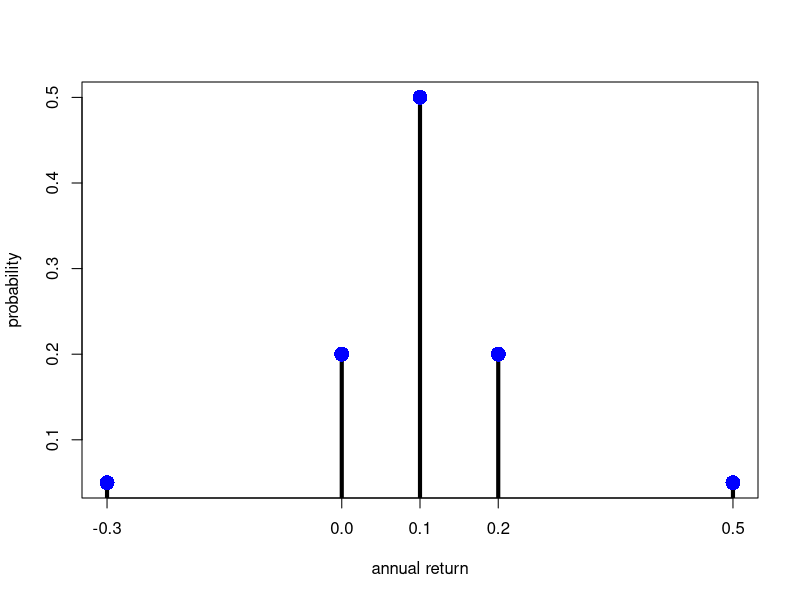
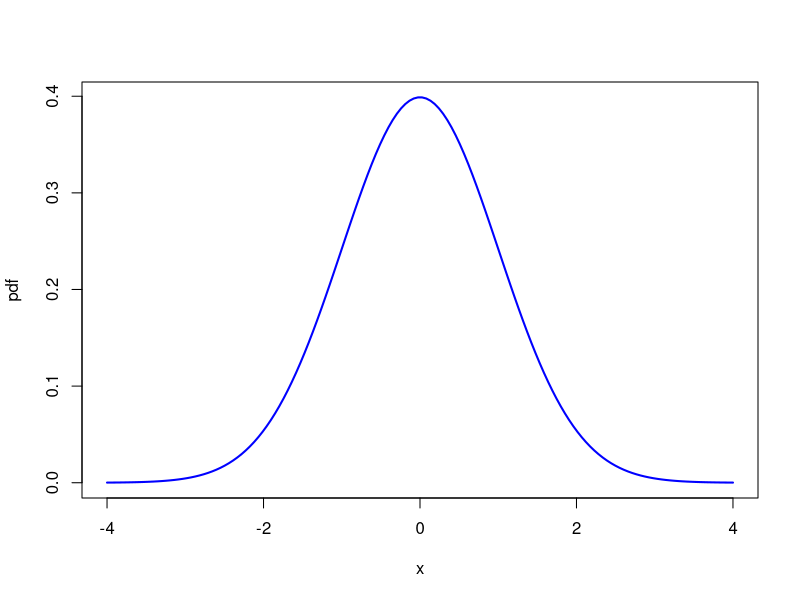
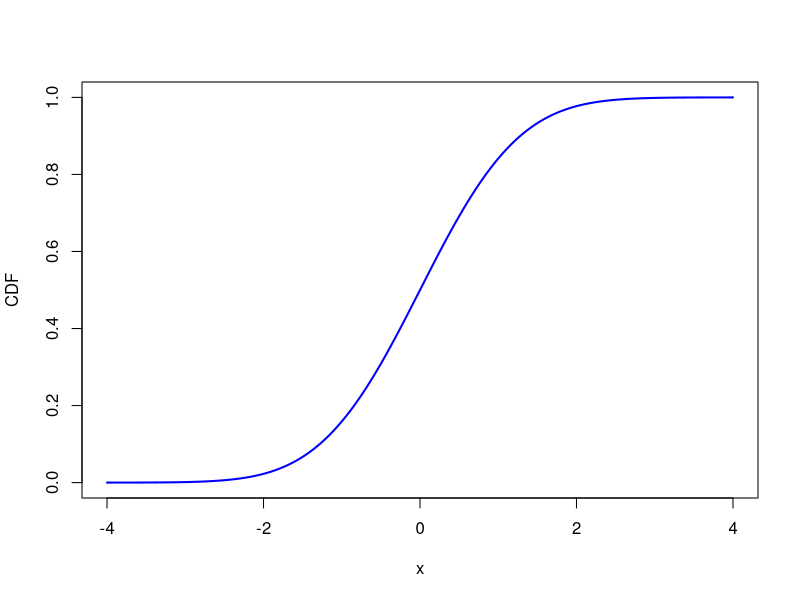
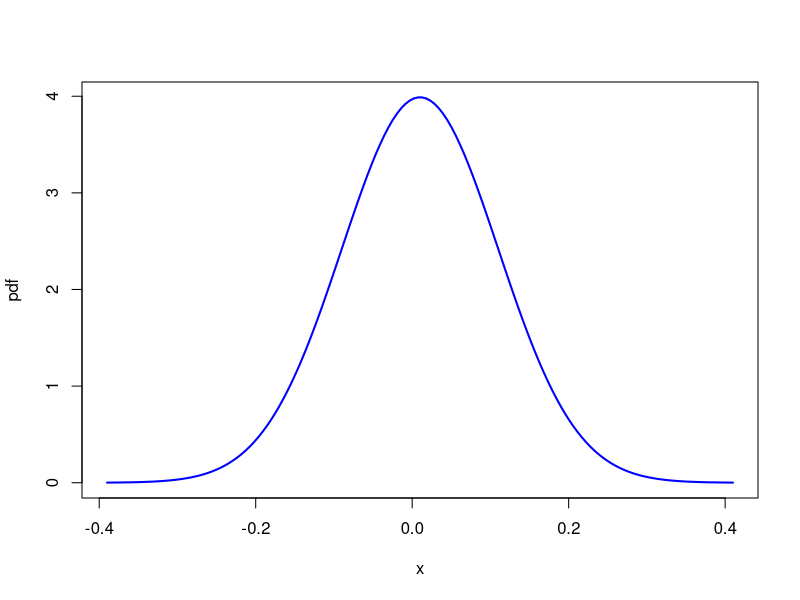

The R source for these figures, in order:
##### REVIEW OF RANDOM VARIABLES ####
  ### Random Variables ###

   ## Discrete Random Variables ##
# Let X denote the annual return on Safaricom stock over the next year. We might hypothesize that the annual return will be influenced by the general state of the economy. Consider five possible states of the economy: depression, recession, normal, mild boom and major boom.
  #create a vector of returns
r.safcom<-c(-0.3,0,0.1,0.2,0.5)
  # Vector of probs
prob.vals<- c(0.05,0.20,0.50,0.20,0.05)
  # plot a histogram
plot(r.safcom,prob.vals,type="h",lwd=4,
     xlab = "annual return",ylab = "probability", xaxt="n")
points(r.safcom,prob.vals, pch=16, cex=2, col="blue")
axis(1,at=r.safcom)


   ## Quantiles of the distribution of a random variable ##  
#Find Pr(X ≥ 2). 
  #By symmetry of the normal distribution, Pr(X ≥ 2) = Pr(X ≤ −2) = Φ(−2)
pnorm(-2)
  #Next, consider finding Pr(−1 ≤ X ≤ 2): Pr(−1 ≤ X ≤ 2) = Pr(X ≤ 2) − Pr(X ≤ −1)
pnorm(2)-pnorm(-1)


  ## Plotting the standard normal curve in R ##
#When working with a probability distribution, it is a good idea to make plots of the pdf or cdf to reveal important characteristics. The following examples illustrate plotting distributions using R.
  #Plot pdf
x.vals = seq(-4, 4, length=150)
plot(x.vals, dnorm(x.vals), type="l", lwd=2, col="blue",
     xlab="x", ylab="pdf")

  #plot cdf
plot(x.vals, pnorm(x.vals), type="l", lwd=2, col="blue",
     xlab="x", ylab="CDF")


  ## The general normal distribution ##
#Example Let R denote the monthly return on an investment in Safaricom stock, and assume that it is normally distributed with mean µR = 0.01 and standard deviation σR = 0.10. That is, R ∼ N(0.01,(0.10)^2). In R
mu.r=0.01
sd.r=0.1
x.vals=seq(-4,4,length=150)*sd.r+mu.r
plot(x.vals,dnorm(x.vals,mean=mu.r,sd=sd.r),
     type="l",lwd=2,col="blue",xlab="x",ylab="pdf")


  ## Risk-return trade-off ##
#Consider the following investment problem. We can invest in two non-dividend paying stocks, Amazon and Boeing, over the next month. Let RA denote the monthly return on Amazon and RB denote the monthly return on Boeing. Assume that RA ∼ N(0.02,(0.10)^2) and RB ∼ N(0.01,(0.5)^2)

#For example, the probability of losing more than 10% in one month for Amazon is
pnorm(-0.10,0.02,0.1)
#and the probability of losing more than 10% in one month forBoeing is
pnorm(-0.5,0.01,0.1)


  ## Computing tail probabilities and quantiles from the Student’s t distribution ##
#The R functions p(t) and q(t) can be used to conpute the cdf and quantiles of a student’s t random variable.

#For ν = 1, 2, 5, 10, 60, 100 and ∞ the 1% quantiles can be computes using:
  v=c(1,2,10,60,100,Inf)
qt(0.01,df=v)


  ## Value-at-Risk: An introduction ##
#Example: Consider an investment of $10,000 in Microsoft stock over the next month. Let R denote the monthly simple return on microsoft stock and assume that R ∼ N(0.05,(0.10)^2). Let W0 denote the investment value at the beginning of the month and W1 denote the investment value at the end of the month. In this example, W0 = $10, 000. Consider the following questions:
  # a) What is the probability that end-of-month wealth is less than $9, 000, and what must the return on Microsoft be for this to happen?
    #we use the above normal distribution for W1 to get: Pr(W1 < $9, 000) is:
pnorm(9000,mean=10500,sd=1000)

  # b) What is the loss in dollars that would occur if the return on Microsoft stock is equal to its 5% quantile, q.05? That is, what is the monthly 5% VaR on the $10,000 investment in Microsoft?
qnorm(0.05,mean=0.05,sd=0.10)
  #This means that, with 5% probability the return on Microsoft stock is -11.4% or less